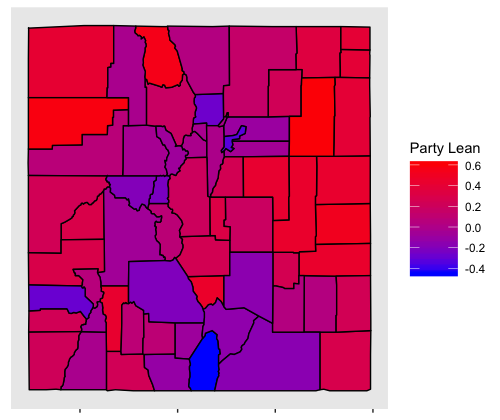

Write the R code that produced this figure.
library(tidyverse)
library(lubridate)
library(knitr)
library(plotly)
library(maps)
library(knitr)
library(xtable)
library(mapproj)
library(RColorBrewer)
setwd("/Users/tdounias/Desktop/Reed_Senior_Thesis/Data_and_results")

#Read in map data
col <- map_data("county") %>%
  filter(region == 'colorado')

#Read in data
colorado_pop_stats <- read_csv("data/colorado_demographic_stats_by_county.csv")

party_map <- colorado_pop_stats %>%
  select(2, 9:13) %>%
  mutate(PARTY_LEAN <- (REP - DEM)/TOTAL_REGISTERED, PARTY_MAJ <- (REP - DEM),
         PCT_UAF_OTHER <- (OTHER + UAF)/TOTAL_REGISTERED)

names(party_map)[7:9] <- c("PARTY_LEAN", "PARTY_MAJ", "PCT_UAF_OTHER")

party_map$COUNTY <- tolower(party_map$COUNTY)

party_map <- merge(col, party_map, by.x = "subregion", by.y = "COUNTY")

#Plot of party lean normalized over registered voters
ggplot(party_map, mapping = aes(long, lat, group = group, fill = PARTY_LEAN)) +
  scale_fill_gradient(low = "blue", high = "red") +
  geom_polygon(color = "black") +
  theme(legend.title = element_text(),
        legend.key.width = unit(.5, "in")) +
  labs(fill = "Party Lean", "Party Affiliation Lean") + 
  theme(axis.line=element_blank(),
        axis.text.x=element_blank(),
        axis.text.y=element_blank(),
        axis.ticks=element_blank(),
        axis.title.x=element_blank(),
        axis.title.y=element_blank(),
        panel.background=element_blank(),
        panel.border=element_blank(),
        panel.grid.major=element_blank(),
        panel.grid.minor=element_blank(),
        plot.background=element_blank()) +
  ggsave("party_affiliation_county_map.png", width = 5.00, height = 4.20) 

